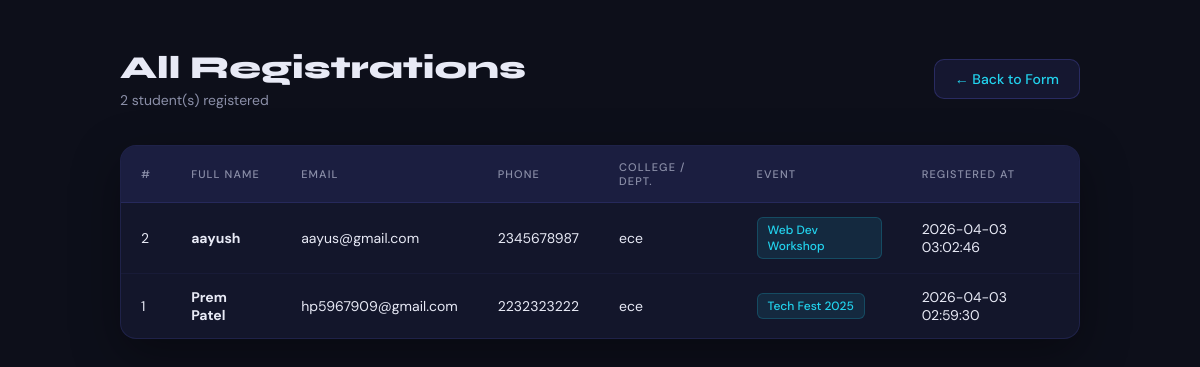
Before: /registrations with the older database file.
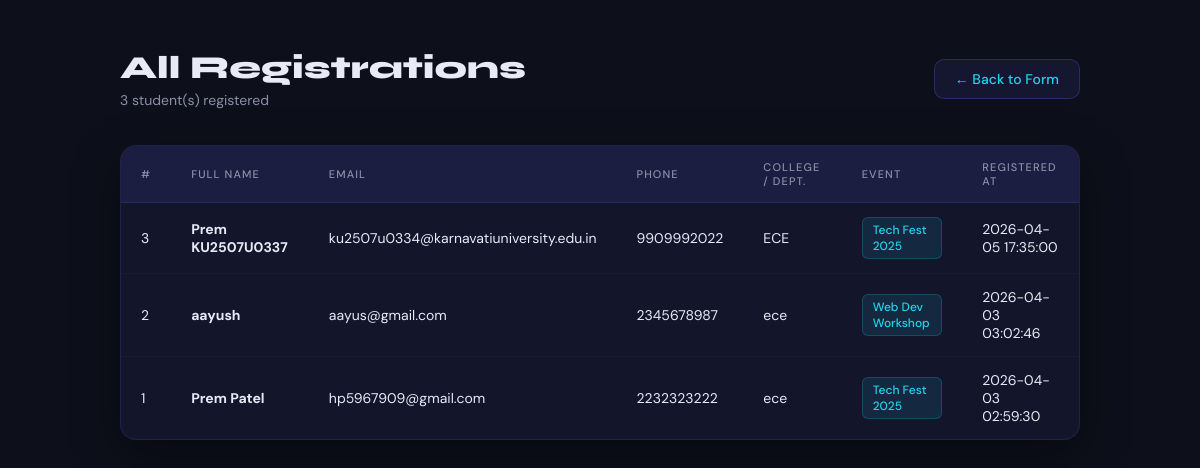
After: the same page with the newer database file.
### tables this page shows
CREATE TABLE registrations (
            id        INTEGER PRIMARY KEY AUTOINCREMENT,
            full_name TEXT    NOT NULL,
            email     TEXT    NOT NULL,
            phone     TEXT    NOT NULL,
            event     TEXT    NOT NULL,
            college   TEXT    NOT NULL,
            timestamp DATETIME DEFAULT CURRENT_TIMESTAMP
        );

### app.py (the view)
@app.route('/registrations')
def view_registrations():
    conn = sqlite3.connect('database.db')
    cursor = conn.cursor()
    cursor.execute('SELECT * FROM registrations ORDER BY timestamp DESC')
    rows = cursor.fetchall()
    conn.close()
    return render_template('registrations.html', registrations=rows)

### templates/registrations.html (shortened to what this page needs)
<!DOCTYPE html>
<html lang="en">
<head>
</head>
<body>
  <header>
    <div>
      <h1>All Registrations</h1>
      <p class="count-badge">{{ registrations|length }} student(s) registered</p>
    </div>
    <a href="/" class="back-btn">← Back to Form</a>
  </header>
  <div class="table-wrap">
    {% if registrations %}
    <table>
      <thead>
        <tr>
          <th>#</th>
          <th>Full Name</th>
          <th>Email</th>
          <th>Phone</th>
          <th>College / Dept.</th>
          <th>Event</th>
          <th>Registered At</th>
        </tr>
      </thead>
      <tbody>
        {% for row in registrations %}
        <tr>
          <td>{{ row[0] }}</td>
          <td><strong>{{ row[1] }}</strong></td>
          <td>{{ row[2] }}</td>
          <td>{{ row[3] }}</td>
          <td>{{ row[5] }}</td>
          <td><span class="event-tag">{{ row[4] }}</span></td>
          <td>{{ row[6] }}</td>
        </tr>
        {% endfor %}
      </tbody>
    </table>
    {% else %}
    <div class="empty">
      <div style="font-size:40px">📋</div>
      <p>No registrations yet. Be the first to sign up!</p>
    </div>
    {% endif %}
  </div>
</body>
</html>

### templates/registrations.html (style rules this page uses)
*, *::before, *::after { box-sizing: border-box; margin: 0; padding: 0; }
:root { --bg: #0D0F1A; --card: #13162B; --border: rgba(99, 102, 241, 0.15); --accent: #6366F1; --accent2: #22D3EE; --text: #E8EAF6; --muted: #8B8FA8; }
body { background: var(--bg); min-height: 100vh; font-family: 'DM Sans', sans-serif; color: var(--text); padding: 48px 24px; }
header { max-width: 960px; margin: 0 auto 36px; display: flex; align-items: center; justify-content: space-between; flex-wrap: wrap; gap: 12px; }
h1 { font-family: 'Syne', sans-serif; font-size: 2rem; font-weight: 800; }
.back-btn { background: rgba(99,102,241,0.1); border: 1px solid rgba(99,102,241,0.25); color: var(--accent2); text-decoration: none; padding: 10px 20px; border-radius: 10px; font-size: 14px; font-weight: 500; transition: background 0.2s; }
.count-badge { font-family: 'DM Sans', sans-serif; font-size: 14px; color: var(--muted); margin-top: 4px; }
.table-wrap { max-width: 960px; margin: 0 auto; background: var(--card); border: 1px solid var(--border); border-radius: 16px; overflow: hidden; box-shadow: 0 16px 48px rgba(0,0,0,0.35); }
table { width: 100%; border-collapse: collapse; }
thead { background: rgba(99,102,241,0.1); }
th { padding: 14px 20px; text-align: left; font-size: 11px; text-transform: uppercase; letter-spacing: 0.1em; color: var(--muted); font-weight: 500; border-bottom: 1px solid var(--border); }
td { padding: 14px 20px; font-size: 14px; color: var(--text); border-bottom: 1px solid rgba(99,102,241,0.06); }
tr:last-child td { border-bottom: none; }
.event-tag { display: inline-block; padding: 4px 10px; border-radius: 6px; font-size: 12px; font-weight: 500; background: rgba(34,211,238,0.1); color: var(--accent2); border: 1px solid rgba(34,211,238,0.2); }

Changed rows visible on the page:
added registrations: id "3", full_name "Prem KU2507U0337", email "ku2507u0334@karnavatiuniversity.edu.in", phone "9909992022", college "ECE", event "Tech Fest 2025", timestamp "2026-04-05 17:35:00"
Other visible differences:
{{ registrations|length }}: "2" → "3"
